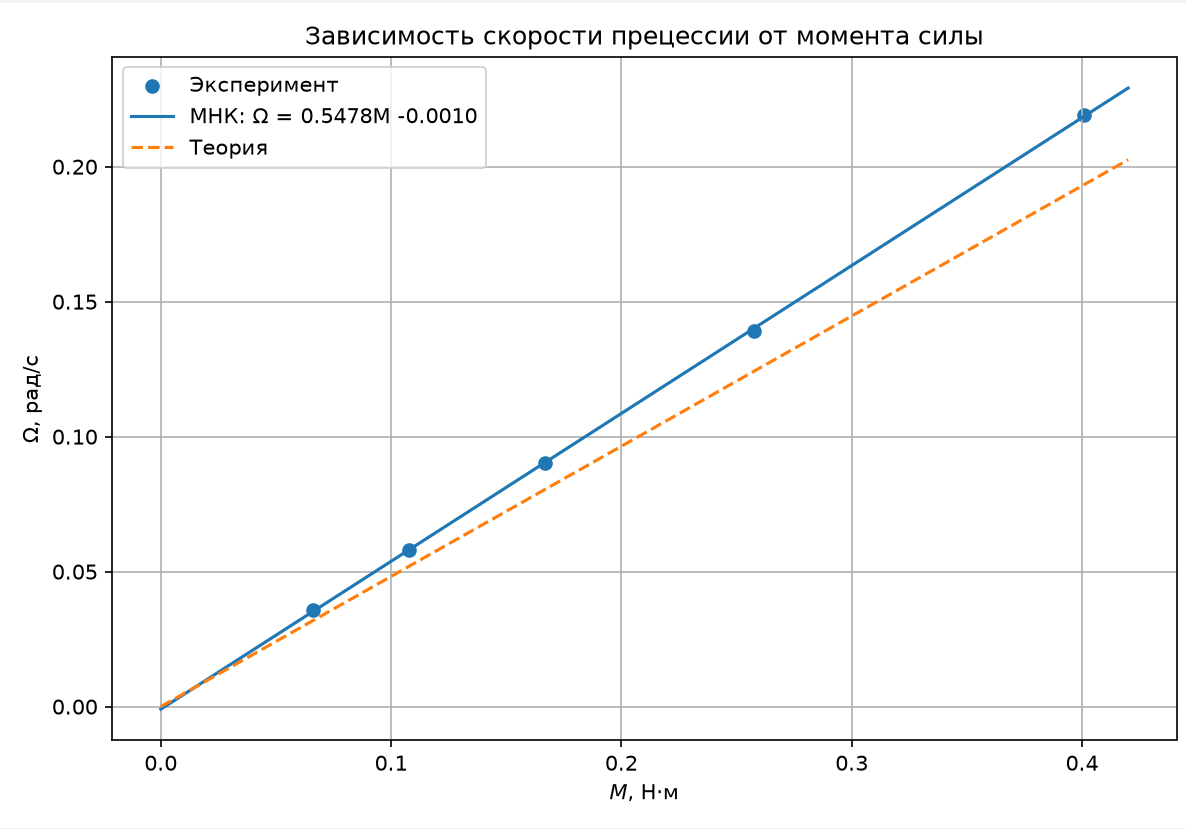

Source code (Python):
import numpy as np
import matplotlib.pyplot as plt

M = np.array([0.0660409, 0.1078315, 0.1668092,
              0.2575714, 0.4007189])

Omega = np.array([0.0356791, 0.0580776, 0.0903639,
                  0.1392735, 0.2190943])

# МНК: Omega = a*M + b
a, b = np.polyfit(M, Omega, 1)

# Теоретическая зависимость
I0 = 8.3475e-4
nu = 395.3
omega0 = 2 * np.pi * nu
a_theory = 1 / (I0 * omega0)

M_line = np.linspace(0, 0.42, 300)

plt.figure(figsize=(8, 5.5))
plt.scatter(M, Omega, label="Эксперимент")
plt.plot(M_line, a * M_line + b,
         label=f"МНК: Ω = {a:.4f}M {b:+.4f}")
plt.plot(M_line, a_theory * M_line, "--",
         label="Теория")

plt.xlabel(r"$M$, Н$\cdot$м")
plt.ylabel(r"$\Omega$, рад/с")
plt.title("Зависимость скорости прецессии от момента силы")
plt.grid(True)
plt.legend()
plt.tight_layout()
plt.savefig("grafik_precessiya_mnk.png", dpi=300)
plt.show()
